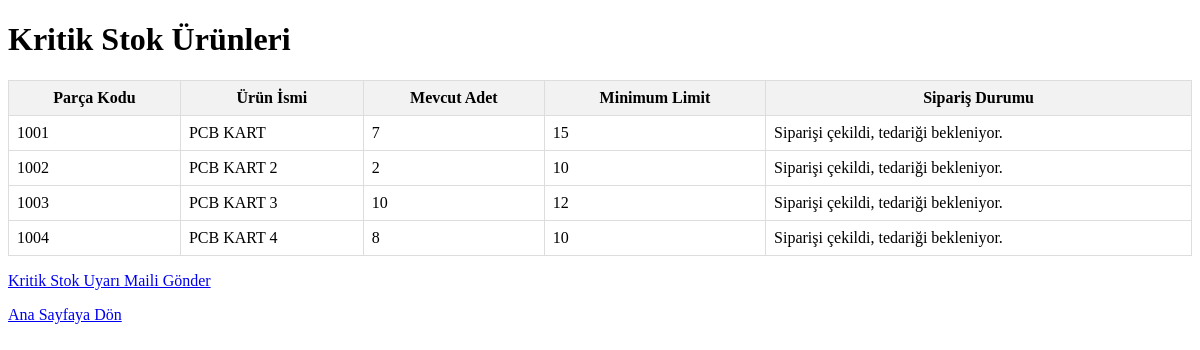
Page /critical_stock/ (signed in) on the earlier database version.
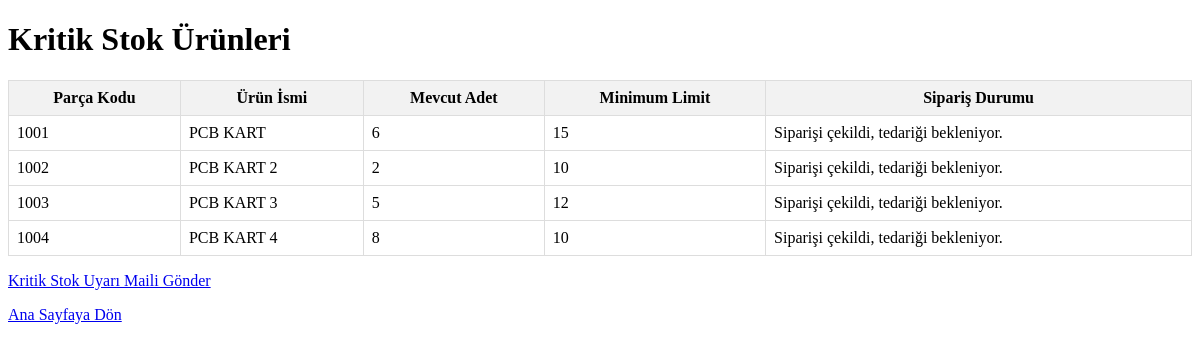
Same page on the later database version.
### inventory/models.py (models this page shows, shortened)
class Product(models.Model):
    part_code = models.CharField(max_length=50, unique=True)
    name = models.CharField(max_length=200)
    quantity = models.PositiveIntegerField(default=0)
    min_limit = models.PositiveIntegerField(
        default=1,
        help_text="Ürün miktarı bu değerin altına düşerse kritik stok durumu oluşur."
    )
    order_placed = models.BooleanField(default=False, help_text="Bu ürün için sipariş çekildiyse True olur.")

### inventory/views.py (the view)
# urls.py: path('critical_stock/', views.critical_stock_list, name='critical_stock_list'),
@staff_member_required
def critical_stock_list(request):
    critical_products = Product.objects.filter(quantity__lt=F('min_limit'))
    return render(request, "inventory/critical_stock_list.html", {"critical_products": critical_products})

### inventory/templates/inventory/critical_stock_list.html (shortened to what this page needs)
<!DOCTYPE html>
<html>
<head>
</head>
<body>
    <h1>Kritik Stok Ürünleri</h1>
    <table>
        <tr>
            <th>Parça Kodu</th>
            <th>Ürün İsmi</th>
            <th>Mevcut Adet</th>
            <th>Minimum Limit</th>
            <th>Sipariş Durumu</th>
        </tr>
        {% for product in critical_products %}
        <tr>
            <td>{{ product.part_code }}</td>
            <td>{{ product.name }}</td>
            <td>{{ product.quantity }}</td>
            <td>{{ product.min_limit }}</td>
            <td>
                {% if product.order_placed %}
                    Siparişi çekildi, tedariği bekleniyor.
                {% else %}
                    Kritik stok, sipariş henüz çekilmedi.
                {% endif %}
            </td>
        </tr>
        {% empty %}
        <tr>
            <td colspan="5">Kritik stok durumu yok.</td>
        </tr>
        {% endfor %}
    </table>
    <p>
        <a href="{% url 'send_excel_report' %}">Kritik Stok Uyarı Maili Gönder</a>
    </p>
    <p><a href="{% url 'index' %}">Ana Sayfaya Dön</a></p>
</body>
</html>

Differences in the rows shown:
changed Product "PCB KART": quantity "7" → "6"
changed Product "PCB KART 3": quantity "10" → "5"
